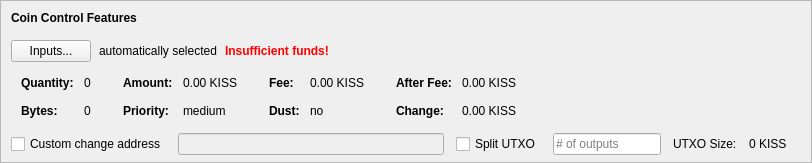
    <widget class="QFrame" name="frameCoinControl">
     <property name="sizePolicy">
      <sizepolicy hsizetype="Expanding" vsizetype="Expanding">
       <horstretch>0</horstretch>
       <verstretch>0</verstretch>
      </sizepolicy>
     </property>
     <property name="maximumSize">
      <size>
       <width>16777215</width>
       <height>16777215</height>
      </size>
     </property>
     <property name="frameShape">
      <enum>QFrame::StyledPanel</enum>
     </property>
     <property name="frameShadow">
      <enum>QFrame::Sunken</enum>
     </property>
     <layout class="QVBoxLayout" name="verticalLayoutCoinControl2">
      <property name="spacing">
       <number>0</number>
      </property>
      <property name="leftMargin">
       <number>0</number>
      </property>
      <property name="topMargin">
       <number>0</number>
      </property>
      <property name="rightMargin">
       <number>0</number>
      </property>
      <property name="bottomMargin">
       <number>6</number>
      </property>
      <item>
       <layout class="QVBoxLayout" name="verticalLayoutCoinControl" stretch="0,0,0,0,1">
        <property name="spacing">
         <number>0</number>
        </property>
        <property name="leftMargin">
         <number>10</number>
        </property>
        <property name="topMargin">
         <number>10</number>
        </property>
        <item>
         <layout class="QHBoxLayout" name="horizontalLayoutCoinControl1">
          <property name="bottomMargin">
           <number>15</number>
          </property>
          <item>
           <widget class="QLabel" name="labelCoinControlFeatures">
            <property name="sizePolicy">
             <sizepolicy hsizetype="Preferred" vsizetype="Maximum">
              <horstretch>0</horstretch>
              <verstretch>0</verstretch>
             </sizepolicy>
            </property>
            <property name="font">
             <font>
              <weight>75</weight>
              <bold>true</bold>
             </font>
            </property>
            <property name="styleSheet">
             <string notr="true">font-weight:bold;</string>
            </property>
            <property name="text">
             <string>Coin Control Features</string>
            </property>
           </widget>
          </item>
         </layout>
        </item>
        <item>
         <layout class="QHBoxLayout" name="horizontalLayoutCoinControl2" stretch="0,0,0,0">
          <property name="spacing">
           <number>8</number>
          </property>
          <property name="bottomMargin">
           <number>10</number>
          </property>
          <item>
           <widget class="QPushButton" name="pushButtonCoinControl">
            <property name="styleSheet">
             <string notr="true"/>
            </property>
            <property name="text">
             <string>Inputs...</string>
            </property>
            <property name="autoDefault">
             <bool>false</bool>
            </property>
           </widget>
          </item>
          <item>
           <widget class="QLabel" name="labelCoinControlAutomaticallySelected">
            <property name="text">
             <string>automatically selected</string>
            </property>
            <property name="margin">
             <number>5</number>
            </property>
           </widget>
          </item>
          <item>
           <widget class="QLabel" name="labelCoinControlInsuffFunds">
            <property name="font">
             <font>
              <weight>75</weight>
              <bold>true</bold>
             </font>
            </property>
            <property name="styleSheet">
             <string notr="true">color:red;font-weight:bold;</string>
            </property>
            <property name="text">
             <string>Insufficient funds!</string>
            </property>
            <property name="margin">
             <number>5</number>
            </property>
           </widget>
          </item>
          <item>
           <spacer name="horizontalSpacerCoinControl">
            <property name="orientation">
             <enum>Qt::Horizontal</enum>
            </property>
            <property name="sizeHint" stdset="0">
             <size>
              <width>40</width>
              <height>1</height>
             </size>
            </property>
           </spacer>
          </item>
         </layout>
        </item>
        <item>
         <widget class="QWidget" name="widgetCoinControl" native="true">
          <property name="sizePolicy">
           <sizepolicy hsizetype="Preferred" vsizetype="Preferred">
            <horstretch>0</horstretch>
            <verstretch>0</verstretch>
           </sizepolicy>
          </property>
          <property name="minimumSize">
           <size>
            <width>0</width>
            <height>0</height>
           </size>
          </property>
          <property name="styleSheet">
           <string notr="true"/>
          </property>
          <layout class="QHBoxLayout" name="horizontalLayoutCoinControl5">
           <property name="leftMargin">
            <number>0</number>
           </property>
           <property name="topMargin">
            <number>0</number>
           </property>
           <property name="rightMargin">
            <number>0</number>
           </property>
           <property name="bottomMargin">
            <number>0</number>
           </property>
           <item>
            <layout class="QHBoxLayout" name="horizontalLayoutCoinControl3" stretch="0,0,0,1">
             <property name="spacing">
              <number>20</number>
             </property>
             <property name="topMargin">
              <number>0</number>
             </property>
             <property name="bottomMargin">
              <number>10</number>
             </property>
             <item>
              <layout class="QFormLayout" name="formLayoutCoinControl1">
               <property name="horizontalSpacing">
                <number>10</number>
               </property>
               <property name="verticalSpacing">
                <number>14</number>
               </property>
               <property name="leftMargin">
                <number>10</number>
               </property>
               <property name="topMargin">
                <number>4</number>
               </property>
               <property name="rightMargin">
                <number>6</number>
               </property>
               <item row="0" column="0">
                <widget class="QLabel" name="labelCoinControlQuantityText">
                 <property name="font">
                  <font>
                   <weight>75</weight>
                   <bold>true</bold>
                  </font>
                 </property>
                 <property name="text">
                  <string>Quantity:</string>
                 </property>
                 <property name="margin">
                  <number>0</number>
                 </property>
                </widget>
               </item>
               <item row="0" column="1">
                <widget class="QLabel" name="labelCoinControlQuantity">
                 <property name="cursor">
                  <cursorShape>IBeamCursor</cursorShape>
                 </property>
                 <property name="contextMenuPolicy">
                  <enum>Qt::ActionsContextMenu</enum>
                 </property>
                 <property name="text">
                  <string notr="true">0</string>
                 </property>
                 <property name="margin">
                  <number>0</number>
                 </property>
                 <property name="textInteractionFlags">
                  <set>Qt::LinksAccessibleByMouse|Qt::TextSelectableByKeyboard|Qt::TextSelectableByMouse</set>
                 </property>
                </widget>
               </item>
               <item row="1" column="0">
                <widget class="QLabel" name="labelCoinControlBytesText">
                 <property name="font">
                  <font>
                   <weight>75</weight>
                   <bold>true</bold>
                  </font>
                 </property>
                 <property name="text">
                  <string>Bytes:</string>
                 </property>
                </widget>
               </item>
               <item row="1" column="1">
                <widget class="QLabel" name="labelCoinControlBytes">
                 <property name="cursor">
                  <cursorShape>IBeamCursor</cursorShape>
                 </property>
                 <property name="contextMenuPolicy">
                  <enum>Qt::ActionsContextMenu</enum>
                 </property>
                 <property name="text">
                  <string notr="true">0</string>
                 </property>
                 <property name="textInteractionFlags">
                  <set>Qt::LinksAccessibleByMouse|Qt::TextSelectableByKeyboard|Qt::TextSelectableByMouse</set>
                 </property>
                </widget>
               </item>
              </layout>
             </item>
             <item>
              <layout class="QFormLayout" name="formLayoutCoinControl2">
               <property name="horizontalSpacing">
                <number>10</number>
               </property>
               <property name="verticalSpacing">
                <number>14</number>
               </property>
               <property name="leftMargin">
                <number>6</number>
               </property>
               <property name="topMargin">
                <number>4</number>
               </property>
               <property name="rightMargin">
                <number>6</number>
               </property>
               <item row="0" column="0">
                <widget class="QLabel" name="labelCoinControlAmountText">
                 <property name="font">
                  <font>
                   <weight>75</weight>
                   <bold>true</bold>
                  </font>
                 </property>
                 <property name="text">
                  <string>Amount:</string>
                 </property>
                 <property name="margin">
                  <number>0</number>
                 </property>
                </widget>
               </item>
               <item row="0" column="1">
                <widget class="QLabel" name="labelCoinControlAmount">
                 <property name="cursor">
                  <cursorShape>IBeamCursor</cursorShape>
                 </property>
                 <property name="contextMenuPolicy">
                  <enum>Qt::ActionsContextMenu</enum>
                 </property>
                 <property name="text">
                  <string notr="true">0.00 KISS</string>
                 </property>
                 <property name="textInteractionFlags">
                  <set>Qt::LinksAccessibleByMouse|Qt::TextSelectableByKeyboard|Qt::TextSelectableByMouse</set>
                 </property>
                </widget>
               </item>
               <item row="1" column="0">
                <widget class="QLabel" name="labelCoinControlPriorityText">
                 <property name="font">
                  <font>
                   <weight>75</weight>
                   <bold>true</bold>
                  </font>
                 </property>
                 <property name="text">
                  <string>Priority:</string>
                 </property>
                </widget>
               </item>
               <item row="1" column="1">
                <widget class="QLabel" name="labelCoinControlPriority">
                 <property name="cursor">
                  <cursorShape>IBeamCursor</cursorShape>
                 </property>
                 <property name="contextMenuPolicy">
                  <enum>Qt::ActionsContextMenu</enum>
                 </property>
                 <property name="text">
                  <string>medium</string>
                 </property>
                 <property name="textInteractionFlags">
                  <set>Qt::LinksAccessibleByMouse|Qt::TextSelectableByKeyboard|Qt::TextSelectableByMouse</set>
                 </property>
                </widget>
               </item>
              </layout>
             </item>
             <item>
              <layout class="QFormLayout" name="formLayoutCoinControl3">
               <property name="horizontalSpacing">
                <number>10</number>
               </property>
               <property name="verticalSpacing">
                <number>14</number>
               </property>
               <property name="leftMargin">
                <number>6</number>
               </property>
               <property name="topMargin">
                <number>4</number>
               </property>
               <property name="rightMargin">
                <number>6</number>
               </property>
               <item row="0" column="0">
                <widget class="QLabel" name="labelCoinControlFeeText">
                 <property name="font">
                  <font>
                   <weight>75</weight>
                   <bold>true</bold>
                  </font>
                 </property>
                 <property name="text">
                  <string>Fee:</string>
                 </property>
                 <property name="margin">
                  <number>0</number>
                 </property>
                </widget>
               </item>
               <item row="0" column="1">
                <widget class="QLabel" name="labelCoinControlFee">
                 <property name="cursor">
                  <cursorShape>IBeamCursor</cursorShape>
                 </property>
                 <property name="contextMenuPolicy">
                  <enum>Qt::ActionsContextMenu</enum>
                 </property>
                 <property name="text">
                  <string notr="true">0.00 KISS</string>
                 </property>
                 <property name="textInteractionFlags">
                  <set>Qt::LinksAccessibleByMouse|Qt::TextSelectableByKeyboard|Qt::TextSelectableByMouse</set>
                 </property>
                </widget>
               </item>
               <item row="1" column="0">
                <widget class="QLabel" name="labelCoinControlLowOutputText">
                 <property name="font">
                  <font>
                   <weight>75</weight>
                   <bold>true</bold>
                  </font>
                 </property>
                 <property name="text">
                  <string>Dust:</string>
                 </property>
                </widget>
               </item>
               <item row="1" column="1">
                <widget class="QLabel" name="labelCoinControlLowOutput">
                 <property name="cursor">
                  <cursorShape>IBeamCursor</cursorShape>
                 </property>
                 <property name="contextMenuPolicy">
                  <enum>Qt::ActionsContextMenu</enum>
                 </property>
                 <property name="text">
                  <string>no</string>
                 </property>
                 <property name="textInteractionFlags">
                  <set>Qt::LinksAccessibleByMouse|Qt::TextSelectableByKeyboard|Qt::TextSelectableByMouse</set>
                 </property>
                </widget>
               </item>
              </layout>
             </item>
             <item>
              <layout class="QFormLayout" name="formLayoutCoinControl4">
               <property name="horizontalSpacing">
                <number>10</number>
               </property>
               <property name="verticalSpacing">
                <number>14</number>
               </property>
               <property name="leftMargin">
                <number>6</number>
               </property>
               <property name="topMargin">
                <number>4</number>
               </property>
               <property name="rightMargin">
                <number>6</number>
               </property>
               <item row="0" column="0">
                <widget class="QLabel" name="labelCoinControlAfterFeeText">
                 <property name="font">
                  <font>
                   <weight>75</weight>
                   <bold>true</bold>
                  </font>
                 </property>
                 <property name="text">
                  <string>After Fee:</string>
                 </property>
                 <property name="margin">
                  <number>0</number>
                 </property>
                </widget>
               </item>
               <item row="0" column="1">
                <widget class="QLabel" name="labelCoinControlAfterFee">
                 <property name="cursor">
                  <cursorShape>IBeamCursor</cursorShape>
                 </property>
                 <property name="contextMenuPolicy">
                  <enum>Qt::ActionsContextMenu</enum>
                 </property>
                 <property name="text">
                  <string notr="true">0.00 KISS</string>
                 </property>
                 <property name="textInteractionFlags">
                  <set>Qt::LinksAccessibleByMouse|Qt::TextSelectableByKeyboard|Qt::TextSelectableByMouse</set>
                 </property>
                </widget>
               </item>
               <item row="1" column="0">
                <widget class="QLabel" name="labelCoinControlChangeText">
                 <property name="font">
                  <font>
                   <weight>75</weight>
                   <bold>true</bold>
                  </font>
                 </property>
                 <property name="text">
                  <string>Change:</string>
                 </property>
                </widget>
               </item>
               <item row="1" column="1">
                <widget class="QLabel" name="labelCoinControlChange">
                 <property name="cursor">
                  <cursorShape>IBeamCursor</cursorShape>
                 </property>
                 <property name="contextMenuPolicy">
                  <enum>Qt::ActionsContextMenu</enum>
                 </property>
                 <property name="text">
                  <string notr="true">0.00 KISS</string>
                 </property>
                 <property name="textInteractionFlags">
                  <set>Qt::LinksAccessibleByMouse|Qt::TextSelectableByKeyboard|Qt::TextSelectableByMouse</set>
                 </property>
                </widget>
               </item>
              </layout>
             </item>
            </layout>
           </item>
          </layout>
         </widget>
        </item>
        <item>
         <layout class="QHBoxLayout" name="horizontalLayoutCoinControl4" stretch="0,0,0,0,0,0,0">
          <property name="spacing">
           <number>12</number>
          </property>
          <property name="sizeConstraint">
           <enum>QLayout::SetDefaultConstraint</enum>
          </property>
          <property name="topMargin">
           <number>5</number>
          </property>
          <property name="rightMargin">
           <number>5</number>
          </property>
          <item>
           <widget class="QCheckBox" name="checkBoxCoinControlChange">
            <property name="toolTip">
             <string>If this is activated, but the change address is empty or invalid, change will be sent to a newly generated address.</string>
            </property>
            <property name="text">
             <string>Custom change address</string>
            </property>
           </widget>
          </item>
          <item>
           <widget class="QValidatedLineEdit" name="lineEditCoinControlChange">
            <property name="enabled">
             <bool>false</bool>
            </property>
            <property name="sizePolicy">
             <sizepolicy hsizetype="Expanding" vsizetype="Fixed">
              <horstretch>0</horstretch>
              <verstretch>0</verstretch>
             </sizepolicy>
            </property>
           </widget>
          </item>
          <item>
           <widget class="QCheckBox" name="splitBlockCheckBox">
            <property name="text">
             <string>Split UTXO</string>
            </property>
           </widget>
          </item>
          <item>
           <widget class="QLineEdit" name="splitBlockLineEdit">
            <property name="sizePolicy">
             <sizepolicy hsizetype="Fixed" vsizetype="Fixed">
              <horstretch>50</horstretch>
              <verstretch>0</verstretch>
             </sizepolicy>
            </property>
            <property name="placeholderText">
             <string># of outputs</string>
            </property>
           </widget>
          </item>
          <item>
           <widget class="QLabel" name="labelBlockSizeText">
            <property name="text">
             <string>UTXO Size:</string>
            </property>
           </widget>
          </item>
          <item>
           <widget class="QLabel" name="labelBlockSize">
            <property name="text">
             <string>0 KISS</string>
            </property>
           </widget>
          </item>
          <item>
           <widget class="QLabel" name="labelCoinControlChangeLabel">
            <property name="sizePolicy">
             <sizepolicy hsizetype="Preferred" vsizetype="Expanding">
              <horstretch>0</horstretch>
              <verstretch>0</verstretch>
             </sizepolicy>
            </property>
            <property name="minimumSize">
             <size>
              <width>0</width>
              <height>0</height>
             </size>
            </property>
            <property name="text">
             <string/>
            </property>
            <property name="margin">
             <number>3</number>
            </property>
           </widget>
          </item>
         </layout>
        </item>
        <item>
         <spacer name="verticalSpacerCoinControl">
          <property name="orientation">
           <enum>Qt::Vertical</enum>
          </property>
          <property name="sizeHint" stdset="0">
           <size>
            <width>800</width>
            <height>1</height>
           </size>
          </property>
         </spacer>
        </item>
       </layout>
      </item>
     </layout>
    </widget>
